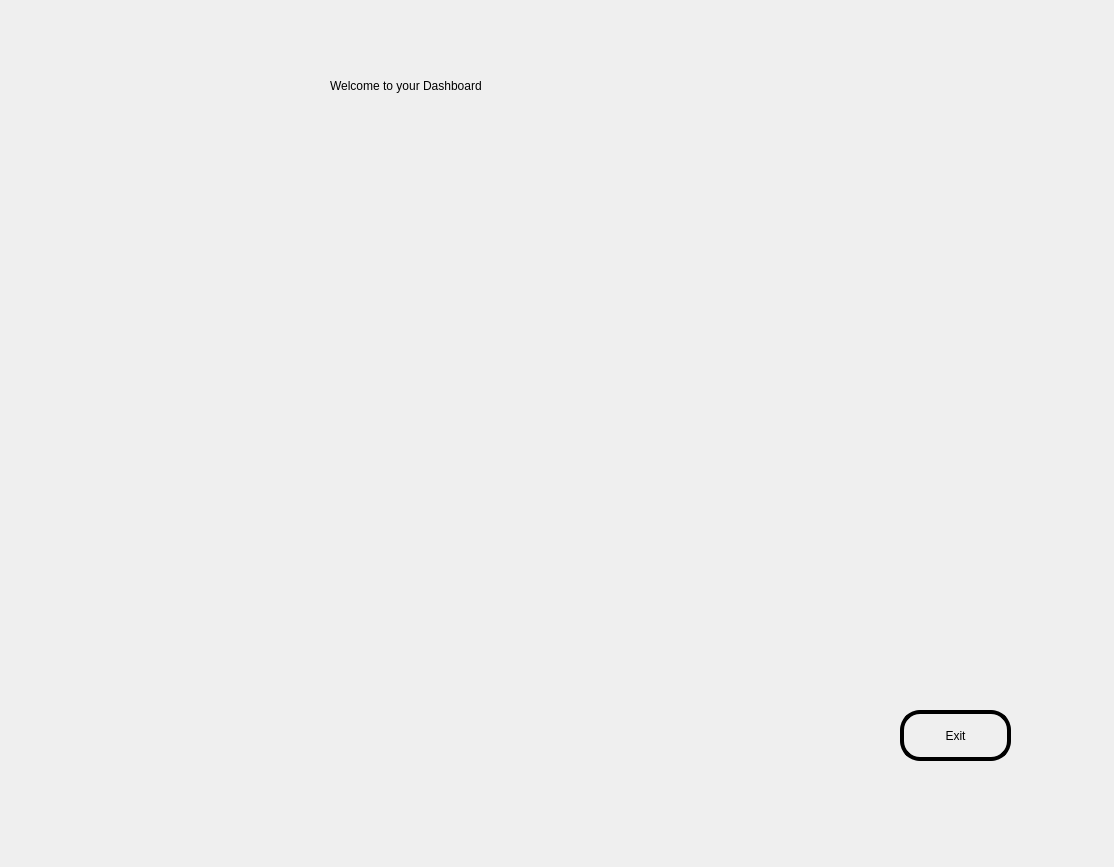
<?xml version="1.0" encoding="UTF-8"?>
<ui version="4.0">
 <class>Dialog</class>
 <widget class="QDialog" name="Dialog">
  <property name="geometry">
   <rect>
    <x>0</x>
    <y>0</y>
    <width>1114</width>
    <height>867</height>
   </rect>
  </property>
  <property name="windowTitle">
   <string>Dialog</string>
  </property>
  <widget class="QLabel" name="label">
   <property name="geometry">
    <rect>
     <x>-6</x>
     <y>-5</y>
     <width>1131</width>
     <height>881</height>
    </rect>
   </property>
   <property name="styleSheet">
    <string notr="true">background-image:url(:/newPrefix/C:/Users/akxsh/Desktop/2c933fdd5a3b0a5f8a51a0f44eb0f619.jpg)</string>
   </property>
   <property name="text">
    <string/>
   </property>
   <property name="pixmap">
    <pixmap resource="test.qrc">:/newPrefix/C:/Users/akxsh/Desktop/2c933fdd5a3b0a5f8a51a0f44eb0f619.jpg</pixmap>
   </property>
   <property name="scaledContents">
    <bool>true</bool>
   </property>
  </widget>
  <widget class="QLabel" name="label_2">
   <property name="geometry">
    <rect>
     <x>330</x>
     <y>50</y>
     <width>431</width>
     <height>71</height>
    </rect>
   </property>
   <property name="styleSheet">
    <string notr="true">font: italic 28pt &quot;Lucida Fax&quot;;
font: 22pt &quot;Goudy Old Style&quot;;</string>
   </property>
   <property name="text">
    <string>Welcome to your Dashboard</string>
   </property>
  </widget>
  <widget class="QPushButton" name="Exit">
   <property name="geometry">
    <rect>
     <x>900</x>
     <y>710</y>
     <width>111</width>
     <height>51</height>
    </rect>
   </property>
   <property name="styleSheet">
    <string notr="true">font: 14pt &quot;MS Shell Dlg 2&quot;;
border-radius:20px;
border-color:black;
background-color:transparent;
border-style:solid;
border-width:4px;
</string>
   </property>
   <property name="text">
    <string>Exit</string>
   </property>
  </widget>
 </widget>
 <resources>
  <include location="test.qrc"/>
 </resources>
 <connections/>
</ui>
